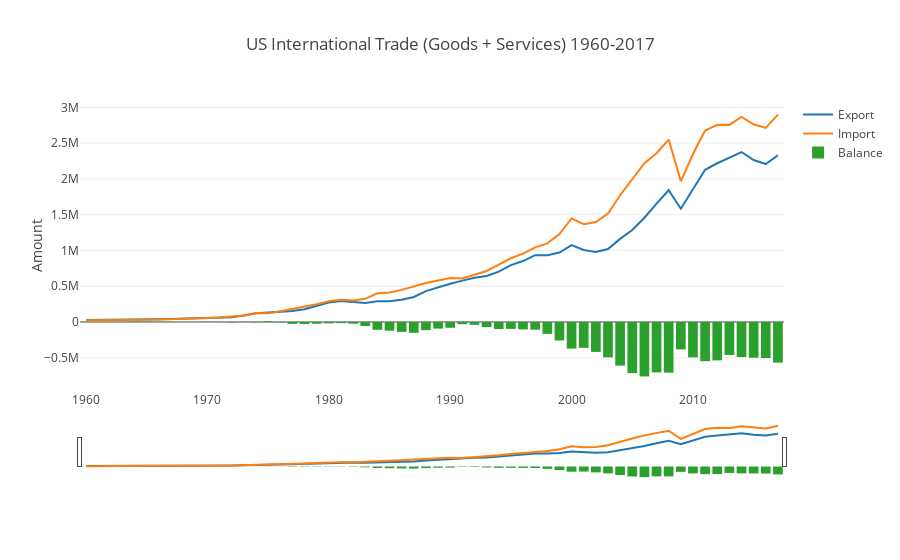

Notebook cell for this chart:
### Code cell
trace0 = go.Scatter(
    x = total['Period'],
    y = total['Export_Total'],
    name = "Export"
)

trace1 = go.Scatter(
    x = total['Period'],
    y = total['Import_Total'],
    name = "Import"
)

trace2 = go.Bar(
    x = total['Period'],
    y = total['Balance_Total'],
    name = "Balance"
)

data_plt = [trace0,trace1,trace2]


layout = dict(
    title='Monthly Property Crime Incidents in San Francisco from 2005 to 2015',
    xaxis=dict(
        rangeselector=dict(
            buttons=list([
                dict(count=12, label='1yr',step='month',stepmode='backward'),
                dict(count=36,label='3yr',step='month',stepmode='backward'),
                dict(step='all')])),
        rangeslider=dict(),
        type='date'))

layout = dict(
    title='US International Trade (Goods + Services) 1960-2017',
    xaxis=dict(
        rangeslider=dict(),
        type='date'),
        yaxis = dict(title = 'Amount'))

fig = go.Figure(data=data_plt, layout=layout)

py.iplot(fig, filename='total_trade')
